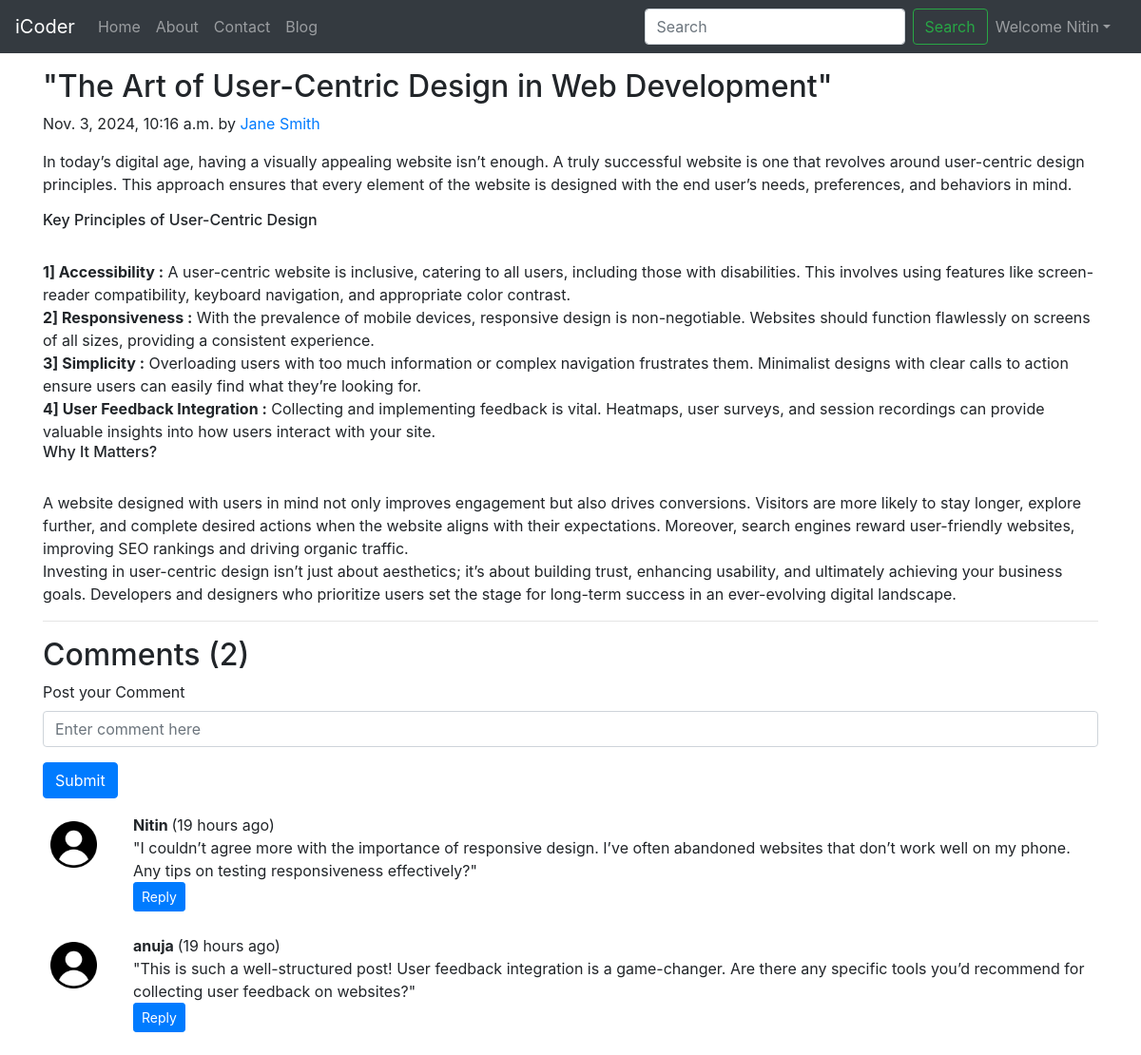
The page /blog/user-centric-design-in-web-development (signed in) on the database its author committed.
### blog/models.py (models this page shows, shortened)
class Post(models.Model):
    sno=models.AutoField(primary_key=True)
    title=models.CharField(max_length=255)
    author=models.CharField(max_length=14)
    slug=models.CharField(max_length=130)
    timeStamp=models.DateTimeField(blank=True)
    content=models.TextField()

class BlogComment(models.Model):
    sno=models.AutoField(primary_key=True)
    comment=models.TextField()
    user=models.ForeignKey(User,on_delete=models.CASCADE)
    post=models.ForeignKey(Post, on_delete=models.CASCADE)
    parent=models.ForeignKey('self',on_delete=models.CASCADE,null=True)
    timeStamp=models.DateTimeField(default=now)

### blog/views.py (the view)
# urls.py: path('<str:slug>', views.blogPost, name="blogPost"),
@login_required(login_url='/login')
def blogPost(request, slug):
    post=Post.objects.filter(slug=slug).first()
    comments= BlogComment.objects.filter(post=post,parent=None)
    replies= BlogComment.objects.filter(post=post).exclude(parent=None)
    replyDict={}
    for reply in replies:
        if reply.parent.sno not in replyDict.keys():
            replyDict[reply.parent.sno]=[reply]
        else:
            replyDict[reply.parent.sno].append(reply)
    context={'post':post, 'comments': comments, 'user': request.user, 'replyDict': replyDict}
    return render(request, "blog/blogPost.html", context)

### blog/templatetags/extras.py (called while the page is built)
@register.filter(name='get_val')
def get_val(dict, key):
    return dict.get(key)

### blog/templates/blog/blogPost.html (shortened to what this page needs)
{% extends 'blog/basic.html' %}
{% block body %}
{% load static %}
{% load humanize %}
{% load extras %}
<div class="container my-3">
  <div class="blog-post">
    <h2 class="blog-post-title">{{post.title}}</h2>
    <p class="blog-post-meta">{{post.timeStamp}} by <a href="#">{{post.author}}</a></p>
    <p>{{post.content|safe}}</p>
    <hr>
  </div>
</div>
<div class="container">
  <h2> Comments ({{comments.count}})</h2>
  <form action="/blog/postComment" method="post">
    <div class="form-group">
        <label for="postcomment">Post your Comment </label>
        <input type="text" class="form-control" name="comment" placeholder="Enter comment here">
    </div>
    <button type="submit" class="btn btn-primary">Submit</button>
  </form>
  {% for comment in comments %}
  <div class="row my-3">
    <div class="col-md-1  ">
    <img class="rounded mx-auto d-block w-100 p-2 border-dark" src="{% static 'img\user.png' %}" alt="user">
    </div>
    <div class="col-md-11 ">
      <b> {{comment.user.username}} </b> ({{comment.timeStamp | naturaltime}})
      <div>   {{comment.comment}} </div>
      <div class="reply mx-0">
        <button class="btn btn-sm btn-primary" type="button" data-toggle="collapse" data-target="#replyBox{{comment.sno}}" aria-expanded="false" aria-controls="replyBox{{comment.sno}}">
          Reply
        </button>
    </div>
   </div>
  </div>
  {% endfor %}
</div>
 {% endblock %}

### blog/templates/blog/basic.html (shortened to what this page needs)
<!doctype html>
<html lang="en">
  <head>
    <link rel="stylesheet" href="https://stackpath.bootstrapcdn.com/bootstrap/4.5.2/css/bootstrap.min.css">
  </head>
  <body>
    <nav class="navbar  navbar-expand-lg navbar-dark bg-dark">
        <a class="navbar-brand" href="/">iCoder</a>
        <div class="collapse navbar-collapse" id="navbarSupportedContent">
          <ul class="navbar-nav mr-auto">
            <li class="nav-item {% block homeactive %} {% endblock homeactive %}">
              <a class="nav-link" href="/">Home <span class="sr-only">(current)</span></a>
            </li>
            <li class="nav-item {% block aboutactive %} {% endblock aboutactive %}">
              <a class="nav-link" href="/about">About</a>
            </li>
            <li class="nav-item {% block contactactive %} {% endblock contactactive %}">
              <a class="nav-link" href="/contact">Contact</a>
            </li>
            <li class="nav-item {% block blogactive %} {% endblock blogactive %}">
              <a class="nav-link" href="/blog">Blog</a>
            </li>
          </ul>
          <form method="GET" action="/search" class="form-inline my-2 my-lg-0">
            <input class="form-control mr-sm-2" type="search" placeholder="Search" aria-label="Search" name="query" id="search">
            <button class="btn btn-outline-success my-2 my-sm-0" type="submit">Search</button>
          </form>
          {% if user.is_authenticated %}
            <ul class="navbar-nav mr-2">
            <li class="nav-item dropdown">
            <a class="nav-link dropdown-toggle" href='#' id="navbarDropdown" role="button" data-toggle="dropdown"> Welcome {{request.user}}</a>
             </li>
            </ul>
             </div>
          {% endif %}
      </nav>
{% block body %}  {% endblock body %}
  </body>
</html>

### rows shown on the page
Post: title "\"The Art of User-Centric Design in Web Development\"", timeStamp "Nov. 3, 2024, 10:16 a.m.", author "Jane Smith", content "In today’s digital age, having a visually appealing website isn’t enough. A truly successful website is one that revolves around user-centric design principles. This approach ensures that every element of the website is designed with the end user’s needs, preferences, and behaviors in mind. Key Principles of User-Centric Design 1] Accessibility : A user-centric website is inclusive, catering to all users, including those with disabilities. This involves using features like screen-reader compatibility, keyboard navigation, and appropriate color contrast. 2] Responsiveness : With the prevalence of mobile devices, responsive design is non-negotiable. Websites should function flawlessly on…"
BlogComment: user.username "Nitin", timeStamp "19 hours ago", comment "\"I couldn’t agree more with the importance of responsive design. I’ve often abandoned websites that don’t work well on my phone. Any tips on testing responsiveness effectively?\""
BlogComment: user.username "anuja", timeStamp "19 hours ago", comment "\"This is such a well-structured post! User feedback integration is a game-changer. Are there any specific tools you’d recommend for collecting user feedback on websites?\""

### other values the page prints
{{ request.user }} "Nitin"
{{ comments.count }} "2"
